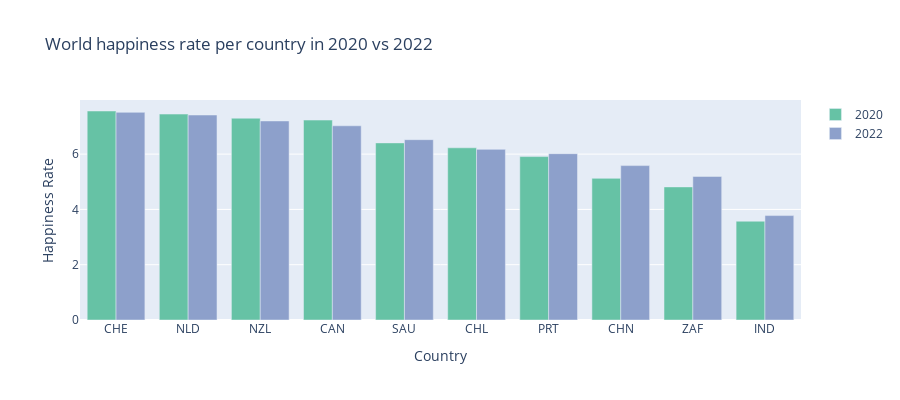

Notebook cell for this chart:
### Markdown cell above
From this visualisation can be concluded that for every chosen country the inflation has increased in 2022 in perspective to 2020. With that said, let's start to look at the world happiness rates in 2020 and 2022. 

The second visualisation represents the happiness rate per country in 2020 and in 2022.

### Code cell
# Define the colors (ChatGPT)
colors = ['rgb(102,194,165)', 'rgb(252,141,98)', 'rgb(141,160,203)']

# creeer de layout
layout = go.Layout(
    xaxis=go.layout.XAxis(
        type='category' # het type van de X as is categorisch
    ),
#     yaxis = go.layout.YAxis(
#         tickformat = ',.0%', # toon als percentage
#     ),
    height=400
)

year2020 = go.Bar(
    x=happiness_2020['Country name'],
    y=happiness_2020['Happiness score'], # by year 2020
    name='2020',
    marker=dict(color=colors[0]) #ChatGPT 
)
year2022 = go.Bar(
    x=happiness_2022['Country'],
    y=happiness_2022['Happiness score'],
    name='2022',
    marker=dict(color=colors[2]) #ChatGPT
)

# creeer het figuur
# data = [happy2020, year2020, happy2022, year2022]
data = [year2020, year2022]
fig = go.Figure(data=data, layout=layout)

# labels
fig.update_layout(
    title="World happiness rate per country in 2020 vs 2022",
    xaxis_title="Country",
    yaxis_title="Happiness Rate")
    
fig.show()

### Figure 1 — Plotly figure (JSON) as saved in the notebook; plotly's stock layout.template omitted (floating-point values rounded to 4 significant figures)
{"data": [{"marker": {"color": "rgb(102,194,165)"}, "name": "2020", "type": "bar", "x": ["CHE", "NLD", "NZL", "CAN", "SAU", "CHL", "PRT", "CHN", "ZAF", "IND"], "y": [7.56, 7.449, 7.3, 7.232, 6.406, 6.228, 5.911, 5.124, 4.814, 3.573]}, {"marker": {"color": "rgb(141,160,203)"}, "name": "2022", "type": "bar", "x": ["CHE", "NLD", "NZL", "CAN", "SAU", "CHL", "PRT", "CHN", "ZAF", "IND"], "y": [7.512, 7.415, 7.2, 7.025, 6.523, 6.172, 6.016, 5.585, 5.194, 3.777]}], "layout": {"height": 400, "title": {"text": "World happiness rate per country in 2020 vs 2022"}, "xaxis": {"title": {"text": "Country"}, "type": "category"}, "yaxis": {"title": {"text": "Happiness Rate"}}}}
